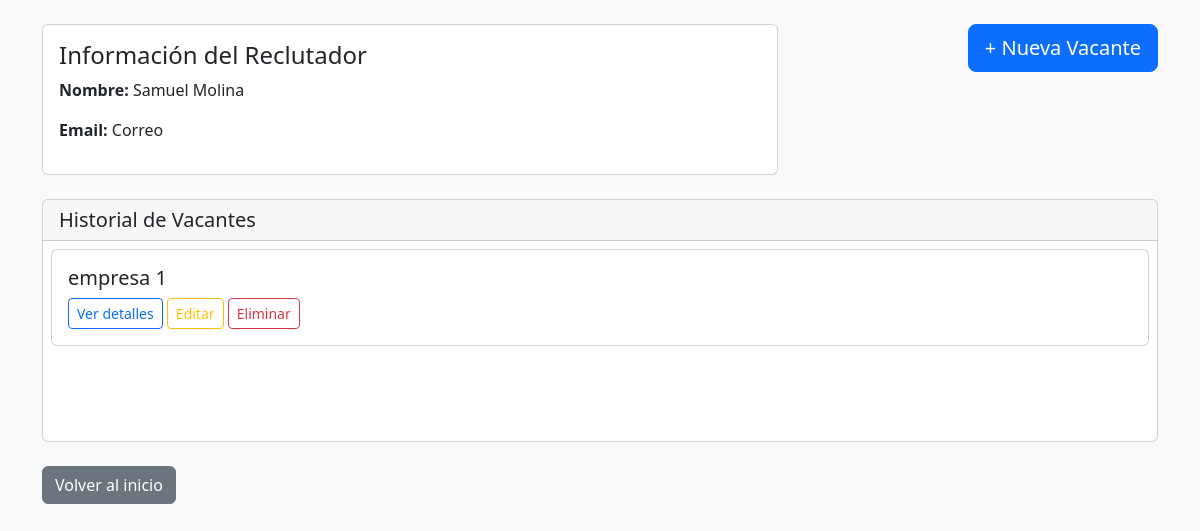
/Reclutador/, run on an earlier commit of the app's database.
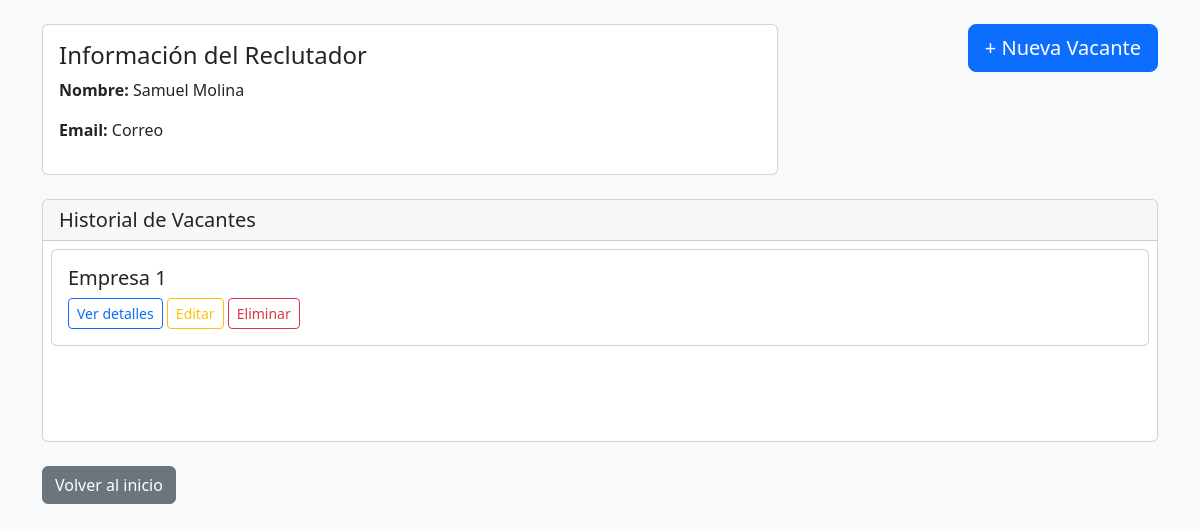
And on a later commit of the database.
### pages/models.py (models this page shows, shortened)
class Vacante(models.Model):
    titulo = models.CharField(max_length=200)
    nombre_interno = models.CharField(max_length=200, blank=True, null=True)  # <-- este campo es solo para el reclutador
    descripcion = models.TextField()
    palabras_clave = models.CharField(max_length=300, blank=True, null=True)
    rango_salarial = models.CharField(max_length=100, blank=True, null=True)
    fecha_creacion = models.DateTimeField(auto_now_add=True)

### pages/views.py (the view)
# urls.py: path('Reclutador/', views.reclutador_view, name='reclutador'),
def reclutador_view(request):
    vacantes = Vacante.objects.all().order_by('-fecha_creacion')
    return render(request, 'pages/reclutador.html', {'vacantes': vacantes})

### pages/templates/pages/reclutador.html (shortened to what this page needs)
<!DOCTYPE html>
<html lang="es">
<head>
    <link href="https://cdn.jsdelivr.net/npm/bootstrap@5.3.0/dist/css/bootstrap.min.css" rel="stylesheet">
</head>
<body class="bg-light p-4">
<div class="container">
    <div class="row mb-4">
        <div class="col-md-8">
            <div class="card p-3">
                <h4>Información del Reclutador</h4>
                <p><strong>Nombre:</strong> Samuel Molina</p>
                <p><strong>Email:</strong> Correo</p>
            </div>
        </div>
        <div class="col-md-4 d-flex align-items-start justify-content-end">
            <a href="{% url 'crear_vacante' %}" class="btn btn-primary btn-lg">+ Nueva Vacante</a>
        </div>
    </div>
    <div class="card">
        <div class="card-header">
            <h5 class="mb-0">Historial de Vacantes</h5>
        </div>
        <div class="card-body p-0">
            <div style="max-height: 400px; min-height: 200px; overflow-y: auto;">
                {% for vacante in vacantes %}
    <div class="card m-2">
        <div class="card-body">
            <h5 class="card-title">{{ vacante.nombre_interno|default:"(Sin nombre interno)" }}</h5>
            <a href="{% url 'detalle_vacante_reclutador' vacante.id %}" class="btn btn-outline-primary btn-sm">Ver detalles</a>
            <a href="{% url 'editar_vacante' vacante.id %}" class="btn btn-outline-warning btn-sm">Editar</a>
            <a href="{% url 'eliminar_vacante' vacante.id %}" class="btn btn-outline-danger btn-sm"
               onclick="return confirm('¿Estás seguro de que quieres eliminar esta vacante?');">Eliminar</a>
        </div>
    </div>
{% empty %}
    <p class="text-muted p-3">Aún no hay vacantes creadas.</p>
{% endfor %}
            </div>
        </div>
    </div>
    <a href="{% url 'home' %}" class="btn btn-secondary mt-4">Volver al inicio</a>
</div>
</body>
</html>

What changed in the data, as far as the page shows it:
removed Vacante: nombre_interno "empresa 1"
added Vacante: nombre_interno "Empresa 1"
